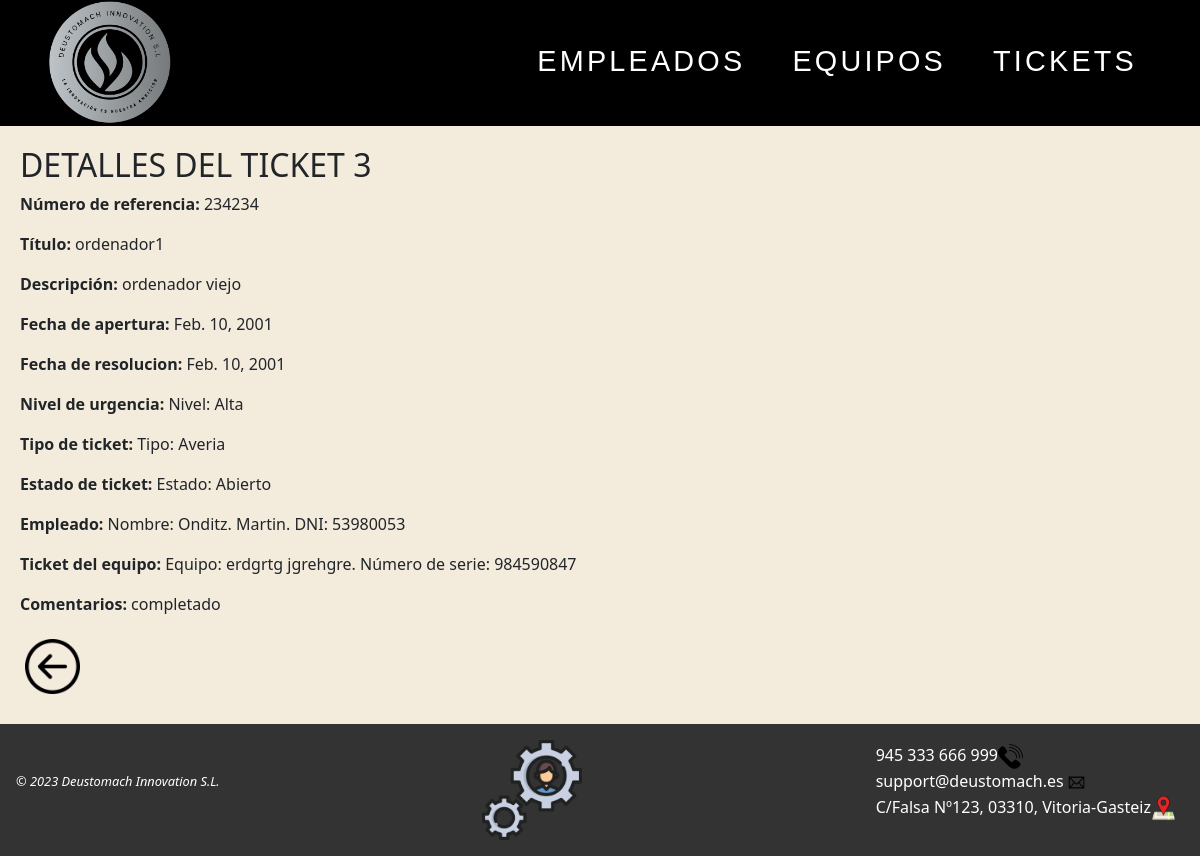
/AppWeb/listadoTickets/3, run on an earlier commit of the app's database.
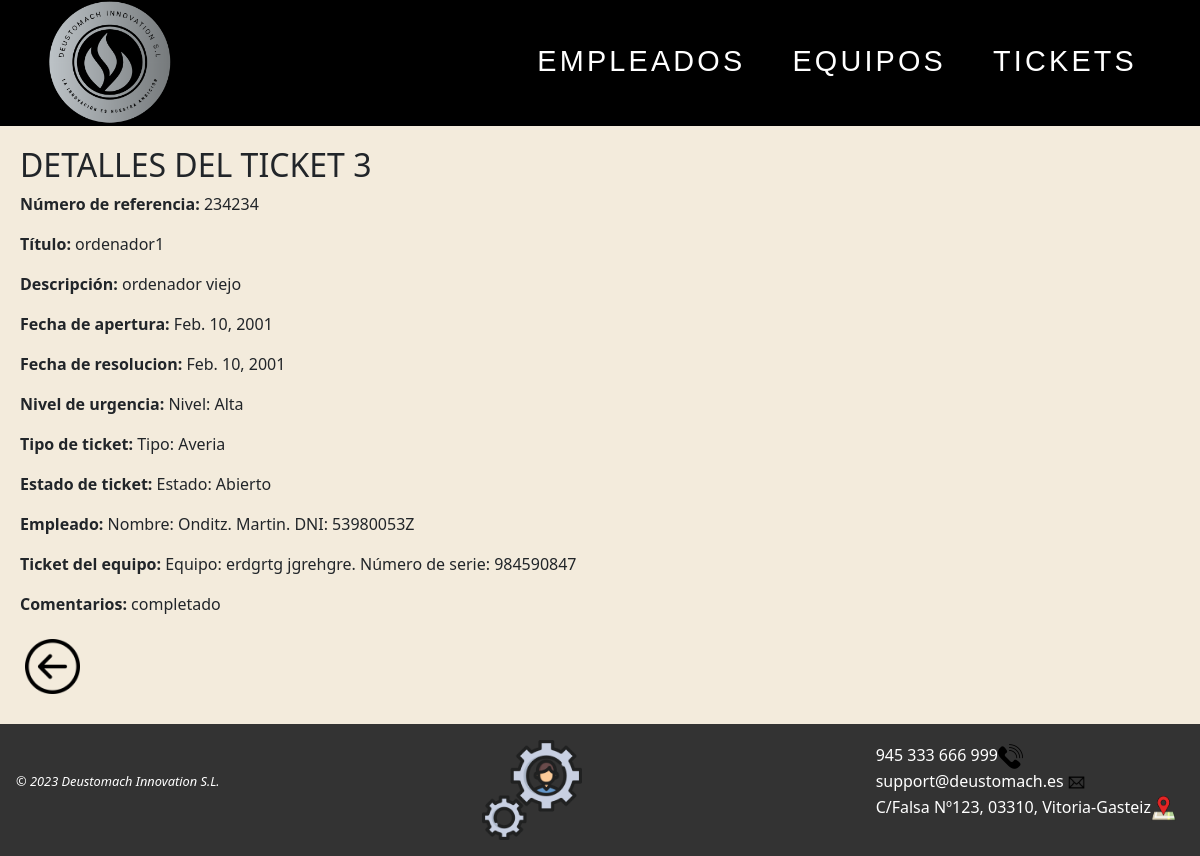
And on a later commit of the database.
### AppWeb/models.py (models this page shows, shortened)
class Ticket(models.Model):
    nref = models.CharField(max_length = 20, unique=True)
    titulo = models.CharField(max_length = 10)
    descripcion = models.CharField(max_length = 50)
    fechaApertura = models.DateField()
    fechaResolucion = models.DateField()
    nivelUrgencia = models.ForeignKey('NivelUrgencia', on_delete=models.CASCADE) # relación one-to-many para seleccionar el nivel de urgencia
    tipo = models.ForeignKey('TipoTicket', on_delete=models.CASCADE) # relación one-to-many para seleccionar el tipo de ticket
    estado = models.ForeignKey('EstadoTicket', on_delete=models.CASCADE) # relación one-to-many para seleccionar el estado del ticket
    empleado = models.ForeignKey('Empleado', on_delete=models.CASCADE, default="") # relación one-to-many, un ticket solo es atendido por un empleado
    equipo = models.ForeignKey('Equipo', on_delete=models.CASCADE, default="") # relación one-to-many, un ticket solo puede tener un equipo
    comentarios = models.CharField(max_length = 40)

class Empleado(models.Model):
    dni = models.CharField(max_length=9, unique=True)
    nombre = models.CharField(max_length=15)
    apellidos = models.CharField(max_length=25)
    email = models.CharField(max_length=30)
    telefono = models.IntegerField(default=0)
    def __str__(self):
        return f" Nombre: {self.nombre}. {self.apellidos}. DNI: {self.dni}"

class NivelUrgencia(models.Model):
    nombre = models.CharField(max_length=20)
    def __str__(self):
        return f" Nivel: {self.nombre}"

class TipoTicket(models.Model):
    nombre = models.CharField(max_length=20)
    def __str__(self):
        return f" Tipo: {self.nombre}"

class EstadoTicket(models.Model):
    nombre = models.CharField(max_length=20)
    def __str__(self):
        return f" Estado: {self.nombre}"

class Equipo(models.Model):
    nserie = models.CharField(max_length=20, unique=True)
    modelo = models.CharField(max_length=50)
    marca = models.CharField(max_length=30)
    tipo = models.CharField(max_length=20)
    fechaAdquisicion = models.DateField()
    fechaPuestaMarcha = models.DateField()
    provNombre = models.CharField(max_length=30)
    provTelefono = models.IntegerField(default=0)
    planta = models.CharField(max_length=15)
    def __str__(self):
        return f" Equipo: {self.marca} {self.modelo}. Número de serie: {self.nserie}"

### AppWeb/views.py (the view)
# urls.py: path('AppWeb/listadoTickets/<int:pk>',views.DetalleTicket.as_view(), name='detalle-ticket'),
class DetalleTicket(DetailView):
    template_name = 'detalleTicket.html'
    model = Ticket

### AppWeb/templates/detalleTicket.html
{% extends "homeTickets.html" %}
{% load static %}
{% block contenido %}
{% if ticket %}
<div class="contenido">
    <h2>DETALLES DEL TICKET {{ticket.id}}</h2>
    <ul class="detalles">
        <li>
            <p><b>Número de referencia: </b>{{ticket.nref}} </p>
        </li>
        <li>
            <p><b>Título: </b>{{ticket.titulo}}</p>
        </li>
        <li>
            <p><b>Descripción: </b>{{ticket.descripcion}}</p>
        </li>
        <li>
            <p><b>Fecha de apertura: </b>{{ticket.fechaApertura}}</p>
        </li>
        <li>
            <p><b>Fecha de resolucion: </b>{{ticket.fechaResolucion}} </p>
        </li>
        <li>
            <p><b>Nivel de urgencia: </b>{{ticket.nivelUrgencia}} </p>
        </li>
        <li>
            <p><b>Tipo de ticket: </b>{{ticket.tipo}}</p>
        </li>
        <li>
            <p><b>Estado de ticket: </b>{{ticket.estado}}</p>
        </li>
        <li>
            <p><b>Empleado: </b>{{ticket.empleado}}</p>
        </li>
        <li>
            <p><b>Ticket del equipo: </b>{{ticket.equipo}}</p>
        </li>
        <li>
            <p><b>Comentarios: </b>{{ticket.comentarios}}</p>
        </li>
    </ul>
    {% else %}
    <p>No existe el ticket seleccionado.</p>
    {% endif %}
    <a href="{% url 'gestion:listado-ticket' %}"><img class="atras" src="{% static 'images/back.png' %}" title="Pulsa para volver a la página anterior"></a>
</div>
{% endblock %}

What changed in the data, as far as the page shows it:
changed through a linked row, Ticket "ordenador1": empleado "Nombre: Onditz. Martin. DNI: 53980053" → "Nombre: Onditz. Martin. DNI: 53980053Z"
